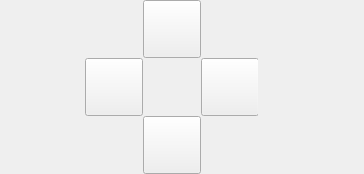
          <widget class="QWidget" name="blueSquare" native="true">
           <property name="maximumSize">
            <size>
             <width>379</width>
             <height>348</height>
            </size>
           </property>
           <layout class="QVBoxLayout" name="verticalLayout_28">
            <property name="spacing">
             <number>0</number>
            </property>
            <property name="leftMargin">
             <number>0</number>
            </property>
            <property name="topMargin">
             <number>0</number>
            </property>
            <property name="rightMargin">
             <number>0</number>
            </property>
            <property name="bottomMargin">
             <number>0</number>
            </property>
            <item alignment="Qt::AlignLeft">
             <widget class="QWidget" name="blueDelimiter" native="true">
              <property name="minimumSize">
               <size>
                <width>0</width>
                <height>174</height>
               </size>
              </property>
              <property name="maximumSize">
               <size>
                <width>600</width>
                <height>174</height>
               </size>
              </property>
              <layout class="QHBoxLayout" name="horizontalLayout_46">
               <property name="spacing">
                <number>0</number>
               </property>
               <property name="leftMargin">
                <number>0</number>
               </property>
               <property name="topMargin">
                <number>0</number>
               </property>
               <property name="rightMargin">
                <number>0</number>
               </property>
               <property name="bottomMargin">
                <number>0</number>
               </property>
               <item>
                <spacer name="blueLeftDelimiter">
                 <property name="orientation">
                  <enum>Qt::Horizontal</enum>
                 </property>
                 <property name="sizeType">
                  <enum>QSizePolicy::Fixed</enum>
                 </property>
                 <property name="sizeHint" stdset="0">
                  <size>
                   <width>85</width>
                   <height>20</height>
                  </size>
                 </property>
                </spacer>
               </item>
               <item>
                <widget class="QWidget" name="blueCentralSquare" native="true">
                 <property name="minimumSize">
                  <size>
                   <width>174</width>
                   <height>174</height>
                  </size>
                 </property>
                 <property name="maximumSize">
                  <size>
                   <width>174</width>
                   <height>174</height>
                  </size>
                 </property>
                 <layout class="QVBoxLayout" name="verticalLayout_29">
                  <property name="spacing">
                   <number>0</number>
                  </property>
                  <property name="leftMargin">
                   <number>0</number>
                  </property>
                  <property name="topMargin">
                   <number>0</number>
                  </property>
                  <property name="rightMargin">
                   <number>0</number>
                  </property>
                  <property name="bottomMargin">
                   <number>0</number>
                  </property>
                  <item alignment="Qt::AlignBottom">
                   <widget class="QWidget" name="columnBlueTop" native="true">
                    <property name="maximumSize">
                     <size>
                      <width>16777215</width>
                      <height>58</height>
                     </size>
                    </property>
                    <layout class="QVBoxLayout" name="verticalLayout_30">
                     <property name="spacing">
                      <number>0</number>
                     </property>
                     <property name="leftMargin">
                      <number>0</number>
                     </property>
                     <property name="topMargin">
                      <number>0</number>
                     </property>
                     <property name="rightMargin">
                      <number>0</number>
                     </property>
                     <property name="bottomMargin">
                      <number>0</number>
                     </property>
                     <item alignment="Qt::AlignHCenter|Qt::AlignBottom">
                      <widget class="QPushButton" name="space_86">
                       <property name="minimumSize">
                        <size>
                         <width>58</width>
                         <height>58</height>
                        </size>
                       </property>
                       <property name="maximumSize">
                        <size>
                         <width>58</width>
                         <height>58</height>
                        </size>
                       </property>
                       <property name="cursor">
                        <cursorShape>OpenHandCursor</cursorShape>
                       </property>
                       <property name="styleSheet">
                        <string notr="true"/>
                       </property>
                       <property name="text">
                        <string/>
                       </property>
                      </widget>
                     </item>
                    </layout>
                   </widget>
                  </item>
                  <item>
                   <widget class="QWidget" name="columnBlueCenter" native="true">
                    <property name="maximumSize">
                     <size>
                      <width>173</width>
                      <height>58</height>
                     </size>
                    </property>
                    <layout class="QHBoxLayout" name="horizontalLayout_47">
                     <property name="spacing">
                      <number>0</number>
                     </property>
                     <property name="leftMargin">
                      <number>0</number>
                     </property>
                     <property name="topMargin">
                      <number>0</number>
                     </property>
                     <property name="rightMargin">
                      <number>0</number>
                     </property>
                     <property name="bottomMargin">
                      <number>0</number>
                     </property>
                     <item>
                      <widget class="QPushButton" name="space_85">
                       <property name="minimumSize">
                        <size>
                         <width>58</width>
                         <height>58</height>
                        </size>
                       </property>
                       <property name="maximumSize">
                        <size>
                         <width>58</width>
                         <height>58</height>
                        </size>
                       </property>
                       <property name="cursor">
                        <cursorShape>OpenHandCursor</cursorShape>
                       </property>
                       <property name="styleSheet">
                        <string notr="true"/>
                       </property>
                       <property name="text">
                        <string/>
                       </property>
                      </widget>
                     </item>
                     <item>
                      <spacer name="blueCentralDelimiter">
                       <property name="orientation">
                        <enum>Qt::Horizontal</enum>
                       </property>
                       <property name="sizeType">
                        <enum>QSizePolicy::Fixed</enum>
                       </property>
                       <property name="sizeHint" stdset="0">
                        <size>
                         <width>79</width>
                         <height>27</height>
                        </size>
                       </property>
                      </spacer>
                     </item>
                     <item alignment="Qt::AlignHCenter">
                      <widget class="QPushButton" name="space_87">
                       <property name="minimumSize">
                        <size>
                         <width>58</width>
                         <height>58</height>
                        </size>
                       </property>
                       <property name="maximumSize">
                        <size>
                         <width>58</width>
                         <height>58</height>
                        </size>
                       </property>
                       <property name="cursor">
                        <cursorShape>OpenHandCursor</cursorShape>
                       </property>
                       <property name="styleSheet">
                        <string notr="true"/>
                       </property>
                       <property name="text">
                        <string/>
                       </property>
                      </widget>
                     </item>
                    </layout>
                   </widget>
                  </item>
                  <item alignment="Qt::AlignTop">
                   <widget class="QWidget" name="columnBlueDown" native="true">
                    <property name="minimumSize">
                     <size>
                      <width>0</width>
                      <height>58</height>
                     </size>
                    </property>
                    <property name="maximumSize">
                     <size>
                      <width>16777215</width>
                      <height>58</height>
                     </size>
                    </property>
                    <layout class="QVBoxLayout" name="verticalLayout_31">
                     <property name="spacing">
                      <number>0</number>
                     </property>
                     <property name="leftMargin">
                      <number>0</number>
                     </property>
                     <property name="topMargin">
                      <number>0</number>
                     </property>
                     <property name="rightMargin">
                      <number>0</number>
                     </property>
                     <property name="bottomMargin">
                      <number>0</number>
                     </property>
                     <item alignment="Qt::AlignHCenter|Qt::AlignTop">
                      <widget class="QPushButton" name="space_88">
                       <property name="minimumSize">
                        <size>
                         <width>58</width>
                         <height>58</height>
                        </size>
                       </property>
                       <property name="maximumSize">
                        <size>
                         <width>58</width>
                         <height>58</height>
                        </size>
                       </property>
                       <property name="cursor">
                        <cursorShape>OpenHandCursor</cursorShape>
                       </property>
                       <property name="styleSheet">
                        <string notr="true"/>
                       </property>
                       <property name="text">
                        <string/>
                       </property>
                      </widget>
                     </item>
                    </layout>
                   </widget>
                  </item>
                 </layout>
                </widget>
               </item>
               <item>
                <spacer name="blueRightDelimiter">
                 <property name="orientation">
                  <enum>Qt::Horizontal</enum>
                 </property>
                 <property name="sizeType">
                  <enum>QSizePolicy::Fixed</enum>
                 </property>
                 <property name="sizeHint" stdset="0">
                  <size>
                   <width>105</width>
                   <height>20</height>
                  </size>
                 </property>
                </spacer>
               </item>
              </layout>
             </widget>
            </item>
           </layout>
          </widget>
